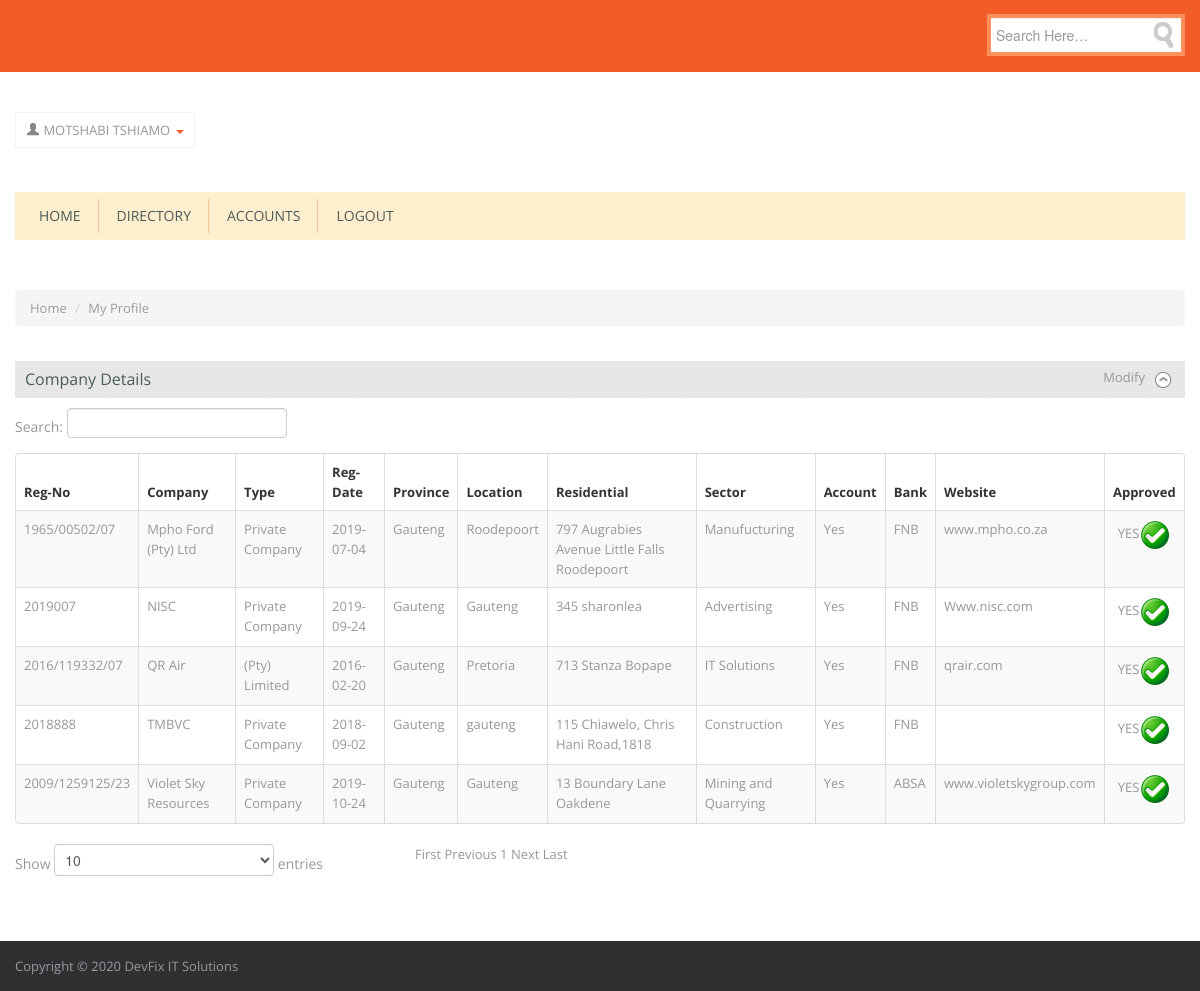
/admin/home.php (signed in), run on the app's committed database.
### tables this page shows
CREATE TABLE `company_details` (
  `username` varchar(20) NOT NULL,
  `reg_no` varchar(50) NOT NULL,
  `enterprise_name` varchar(50) NOT NULL,
  `enterprise_type` varchar(50) NOT NULL,
  `tax_number` varchar(50) NOT NULL,
  `registration_date` date NOT NULL,
  `province` varchar(30) NOT NULL,
  `municipality` varchar(50) NOT NULL,
  `location` varchar(40) NOT NULL,
  `postal_address` varchar(100) NOT NULL,
  `physical_address` varchar(100) NOT NULL,
  `telephone` varchar(30) NOT NULL,
  `email` varchar(40) NOT NULL,
  `website` varchar(30) NOT NULL,
  `business_turnover` varchar(30) NOT NULL,
  `category` varchar(30) NOT NULL,
  `status` varchar(30) NOT NULL,
  `employees` int(11) NOT NULL,
  `assets` varchar(30) NOT NULL,
  `account` varchar(5) NOT NULL,
  `bank` varchar(30) NOT NULL,
  `logo` varchar(50) NOT NULL,
  `description` text NOT NULL,
  `approved` int(11) NOT NULL
);

### admin/session.php (called while the page is built, shortened)
<?php
	if(isset($_SESSION['usernameAdmin']))
	{
		$user_session = $_SESSION['usernameAdmin'];
		$query = "SELECT * FROM admin WHERE  SHA1(username)='$user_session'";
		$subject_set = mysqli_query($connection,$query);
		$row = mysqli_fetch_array($subject_set);
		$names = $row['surname'].' '.$row['name'];
	}
	else
	{
		header('Location:index.php');
	}
?>

### admin/home.php (the view, shortened to what this page needs)
<?php
	include 'connect.php';
?>
<!DOCTYPE html>
<html lang="en">
<head>
<link href='http://fonts.googleapis.com/css?family=Crete+Round' rel='stylesheet' type='text/css'><link href="css/bootstrap.css" rel="stylesheet">
<link href="css/bootstrap-responsive.css" rel="stylesheet">
<link href="css/style.css" rel="stylesheet">
<link href="css/flexslider.css" type="text/css" media="screen" rel="stylesheet"  />
<link href="css/jquery.fancybox.css" rel="stylesheet">
<link href="css/cloud-zoom.css" rel="stylesheet">
</head>
<body>
<?php
	include('session.php');
	include('header.php');
?>
<div id="maincontainer">
  <section id="product">
    <div class="container">
      <ul class="breadcrumb">
        <li>
          <a href="#">Home</a>
          <span class="divider">/</span>
        </li>
        <li class="active">My Profile</li>
      </ul>
      <div class="row">
        <div class="span12">
          <div class="checkoutsteptitle">Company Details<a class="modify">Modify</a>
          </div>
			<div class="table-responsive" style="overflow-x:auto;">
				<table id="datatable_example" class="table table-bordered table-striped table-list-search">
					<thead>
						<th>Reg-No</th>
						<th>Company</th>
						<th>Type</th>
						<th>Reg-Date</th>
						<th>Province</th>
						<th>Location</th>
						<th>Residential</th>
						<th>Sector</th>
						<th>Account</th>
						<th>Bank</th>
						<th>Website</th>
						<th id="app">Approved</th>
					</thead>
					<tbody>
						<?php
							$query = "SELECT * FROM company_details order by enterprise_name";
							$subject_set = mysqli_query($connection,$query);
							while($row = mysqli_fetch_array($subject_set))
							{
								if($row["approved"]==1)
								{
									echo $output=
									'<tr onclick="javascript:showRow(this);">
									<td>'.$row["reg_no"].'</td>
									<td>'.$row["enterprise_name"].'</td>
									<td>'.$row["enterprise_type"].'</td>
									<td>'.$row["registration_date"].'</td>
									<td>'.$row["province"].'</td>
									<td>'.$row["location"].'</td>
									<td>'.$row["physical_address"].'</td>
									<td>'.$row["category"].'</td>
									<td>'.$row["account"].'</td>
									<td>'.$row["bank"].'</td>
									<td>'.$row["website"].'</td>
									<td><a title="Deregister this module" href="#"><p align="center"><span data-title="Delete" data-toggle="modal" data-target="#delete">YES<img src="image/success.png" /></span></p></a></td>
									</tr>';
								}
							}
						?>
					</tbody>
				</table>
			</div>
        </div>
      </div>
    </div>
  </section>
</div>
<?php include('footer.php'); ?>
</body>
</html>

### admin/logged_in.php (shortened to what this page needs)
<div class="headerdetails">
      <div class="pull-left">
        <ul class="nav topcart pull-left">
          <li class="dropdown hover">
            <a href="#" class="dropdown-toggle myaccount" style="padding:7px 10px"><span class="icon-user"></span> <?php echo $names; ?> <b class="caret"></b></a>
          </li>
        </ul>
      </div>
    </div>

### admin/css/style.css (style rules this page uses)
body { font-family: 'Open Sans', sans-serif; color:#96979d; font-size:13px; margin:0px; padding:0px }
a { color :#96979d; text-decoration:none }
ul, ul li { list-style:none }
.headerdetails { padding:40px 0 40px 272px; }
li.dropdown { list-style:none }
.headerdetails ul.nav.topcart li.dropdown { border:1px solid #f2f2f2; display:inline-block; text-transform:uppercase }
.breadcrumb { margin-bottom:30px }
#product { margin-bottom:20px }
.checkoutsteptitle { padding:8px 10px; background:#E7E7E7 url("../img/down.png") no-repeat right -21px; margin:5px 0 10px 0; color:#495c58; font-size:16px; border-bottom:1px dashed #E7E7E7; cursor:pointer }
.checkoutsteptitle a.modify { float:right; margin-right:30px; font-size:13px; line-height:16px }
.sorting { overflow:auto; padding:10px; margin-bottom:40px; margin-top:22px }
@media (max-width: 1200px) { .headerdetails { padding:40px 0 40px 0px!important; } }
.nav .dropdown-toggle .caret { border-bottom-color: #f25c27; border-top-color: #f25c27; margin-top: 10px; }
table th { color:#333 }

### data on the page
company_details: reg_no "1965/00502/07", enterprise_name "Mpho Ford (Pty) Ltd", enterprise_type "Private Company", registration_date "2019-07-04", province "Gauteng", location "Roodepoort", physical_address "797 Augrabies Avenue Little Falls Roodepoort", category "Manufucturing", account "Yes", bank "FNB", website "www.mpho.co.za", approved 1 (drawn)
company_details: reg_no "2019007", enterprise_name "NISC", enterprise_type "Private Company", registration_date "2019-09-24", province "Gauteng", location "Gauteng", physical_address "345 sharonlea", category "Advertising", account "Yes", bank "FNB", website "Www.nisc.com", approved 1 (drawn)
company_details: reg_no "2016/119332/07", enterprise_name "QR Air", enterprise_type "(Pty) Limited", registration_date "2016-02-20", province "Gauteng", location "Pretoria", physical_address "713 Stanza Bopape", category "IT Solutions", account "Yes", bank "FNB", website "qrair.com", approved 1 (drawn)
company_details: reg_no "2018888", enterprise_name "TMBVC", enterprise_type "Private Company", registration_date "2018-09-02", province "Gauteng", location "gauteng", physical_address "115 Chiawelo, Chris Hani Road,1818", category "Construction", account "Yes", bank "FNB", approved 1 (drawn)
company_details: reg_no "2009/1259125/23", enterprise_name "Violet Sky Resources", enterprise_type "Private Company", registration_date "2019-10-24", province "Gauteng", location "Gauteng", physical_address "13 Boundary Lane Oakdene", category "Mining and Quarrying", account "Yes", bank "ABSA", website "www.violetskygroup.com", approved 1 (drawn)

### other printed values
$names "MOTSHABI TSHIAMO"
